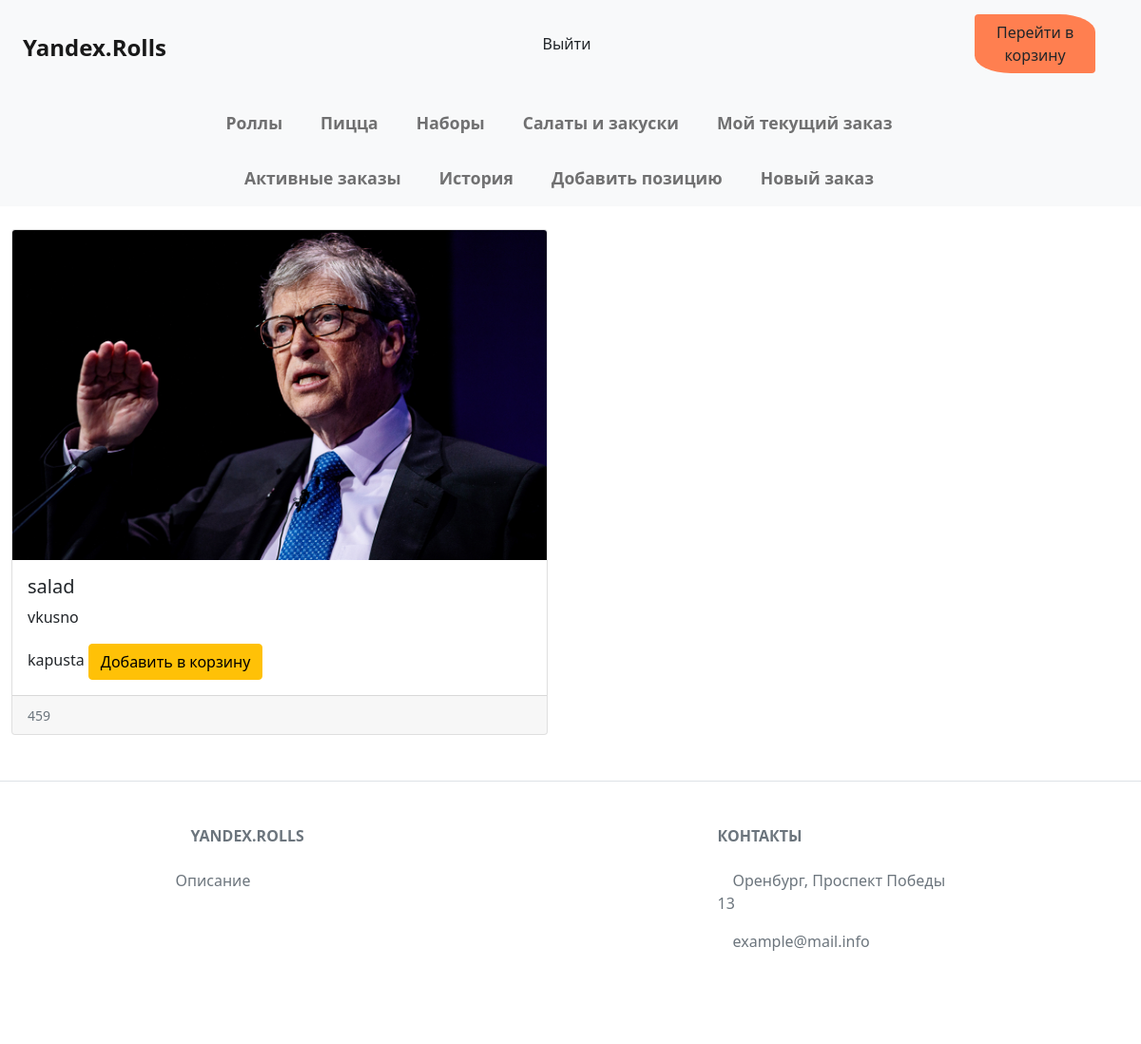
Page /items/snacks (signed in) on the committed database.
### data/dishes.py (models this page shows, shortened)
class Dish(SqlAlchemyBase, SerializerMixin):
    __tablename__ = 'dishes'
    id = sqlalchemy.Column(sqlalchemy.Integer,
                           primary_key=True, autoincrement=True)
    title = sqlalchemy.Column(sqlalchemy.String)
    weight = sqlalchemy.Column(sqlalchemy.Integer)
    description = sqlalchemy.Column(sqlalchemy.String)
    structure = sqlalchemy.Column(sqlalchemy.String)
    price = sqlalchemy.Column(sqlalchemy.Integer)
    type_id = sqlalchemy.Column(sqlalchemy.Integer, sqlalchemy.ForeignKey('types.id'))
    image_id = sqlalchemy.Column(sqlalchemy.Integer, sqlalchemy.ForeignKey('images.id'))
    image = orm.relationship('Image')
    type = orm.relationship('Type')

### data/images.py (models this page shows)
class Image(SqlAlchemyBase):
    __tablename__ = 'images'
    id = sqlalchemy.Column(sqlalchemy.Integer,
                           primary_key=True, autoincrement=True)
    path = sqlalchemy.Column(sqlalchemy.String)

### main.py (the view)
@app.route('/items/<string:type>')
def items_list(type):
    db_sess = db_session.create_session()
    data = db_sess.query(Dish).join(Image, Image.id == Dish.image_id) \
        .join(Type, Type.id == Dish.type_id) \
        .filter(Type.title == type) \
        .options(joinedload(Dish.image)) \
        .all()
    if not data:
        return render_template('static_templates/error_not_found.html')
    return render_template('items_list.html', type=type, data=data)

### data/db_session.py (called while the page is built)
def create_session() -> Session:
    global __factory
    return __factory()

### main.py (called while the page is built)
@login_manager.user_loader
def load_user(user_id):
    db_sess = db_session.create_session()
    return db_sess.query(User).get(user_id)

### templates/items_list.html (shortened to what this page needs)
{% extends "base.html" %}
{% block content %}
<div class="container-fluid mt-4">
    <div class="row row-cols-1 row-cols-sm-2 row-cols-md-2 gx-5">
        {% for item in data %}
        <div class="col">
            <div class="card h-100">
                <img src="{{url_for('static', filename=item.image.path) }}" class="card-img-top"
                     alt="Фотография позиции ;)">
                <div class="card-body">
                    <h5 class="card-title"> {{ item.title }} </h5>
                    <p class="card-text"> {{ item.description }} </p>
                    <p class="card-text"> {{ item.structure }} <a href="/add-to-basket/{{ item.id }}"
                                                                  class="btn btn-warning">Добавить в
                        корзину</a></p>
                </div>
                <div class="card-footer">
                    <small class="text-muted">{{ item.price }}</small>
                </div>
            </div>
        </div>
        {% endfor %}
    </div>
</div>
{% endblock %}

### rows in the picture
Dish: path (picture), title "salad", description "vkusno", structure "kapusta", price "459"
